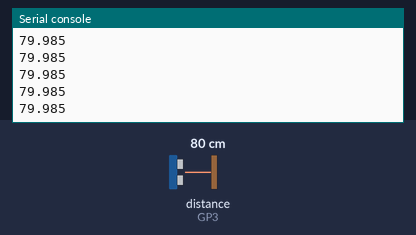
Simulated run of this program. Board: Raspberry Pi Pico running CircuitPython. Shown: the last lines printed to the serial console. Inputs (shaded band) come from the test bench; at power-on: distance to the obstacle (sensor on GP3) 80 cm. The echo pulse lasts 58.3 µs per cm.

Above: at 1.2 s.
1.3 s: distance to the obstacle (sensor on GP3) set to 2 cm
At 1.38 s:
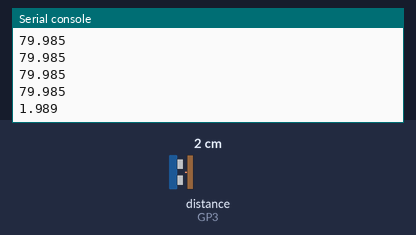
2.8 s: distance to the obstacle (sensor on GP3) set to 4 cm
At 2.89 s:
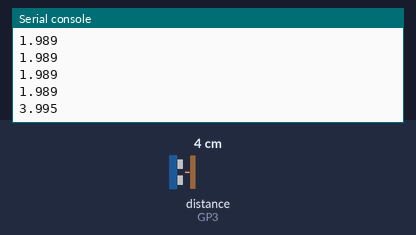
Timing chart, 0 to 5.8 s (numbered marks = the images above; inputs shaded):
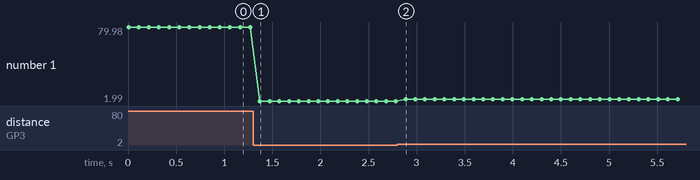

The program:

ultrasonic_example.py
```python
import time
import board
import adafruit_hcsr04

sonar = adafruit_hcsr04.HCSR04(trigger_pin=board.GP2, echo_pin=board.GP3)

while True:
    try:
        print(sonar.distance)

    except RuntimeError:
        print("Retrying!")

    time.sleep(0.1)
    
```

Measured:
- after the input at 1.3 s, the serial console: prints a new line after 0.07 s (image 1)
- after the input at 2.8 s, the serial console: prints a new line after 0.08 s (image 2)
- plotted number 1: 79.98 → 1.99 after the input at 1.3 s, 1.99 → 4 after the input at 2.8 s
